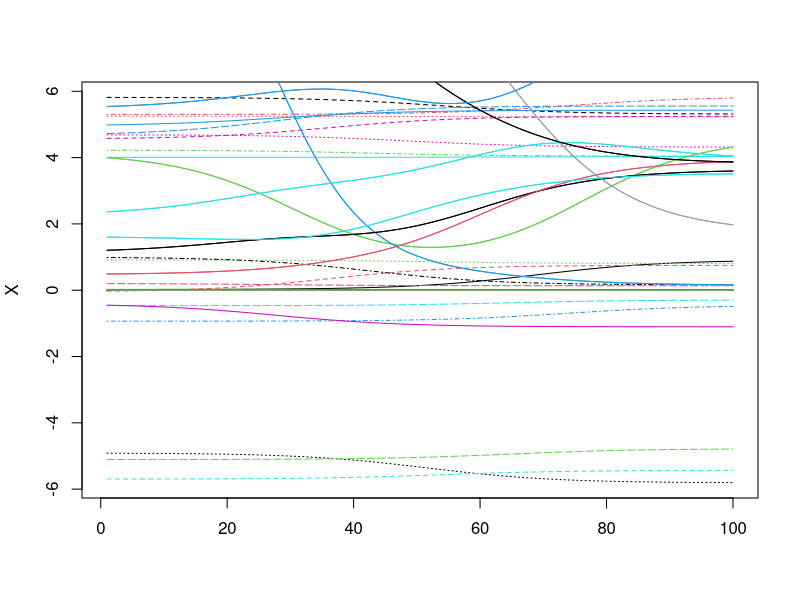

Reproduce this figure in R.
# Params
negBin=F
alpha = 3
# n.iter = 10
p = 10
p.y = p*(p-1)/2
n = 100
# TODO d, and d.true are the same?
d = 2
d.true = d
dd=1
n.clust = 3

time = 1:n

# Init vector with 0
sender.true = rep(0, p)
receiver.true = rep(0, p)
spline.time.true = rep(alpha, n)

# TODO: what is this?
logis=function(time, a, b, c) a*(exp(10*(time/n-b))/(1 + exp(10*(time/n-b)))-.5) + c

# Generate a, b, c from uniform distribution using diffrent parameters
# In particular, c will separate the trajectories into clusters.

# Uniform distribution ruinif(x, min, max)
a = runif(p*d.true, -1, 1)*1
b = rep(runif(p, 0.2, 0.8), d.true)
# Clustering (for what means?)
c.clust=0
if(n.clust>1){
  print("clustering implemented for dimension 2 only")
  c.clust = 5*matrix(c(0,0,1,1,-1,1,-1,-1,1,-1), ncol=2, byrow=T)[rep(1:n.clust, each=floor(p/n.clust) , length.out=p), ]
  c.clust = as.vector(t(c.clust))
}
c = runif(p*d.true,-dd,dd) + c.clust


X=matrix(NA, n, p*d.true)

for(i in 1:(p*d.true))X[, i] = logis(time, a[i], b[i], c[i]) 
# Plot trajectories 
matplot(X, ty="l")


# TODO: no idea? estimating lambda?
lambda.true = array(NA, dim = c(p, p, n))
Y.array = array(NA, dim = c(p, p, n))
for(t in 1:n)for(i in 1:p)for(j in 1:p){
  if( i!=j ){
    lambda.true[i,j,t] = exp(  spline.time.true[t] + sender.true[i] + receiver.true[j] - as.numeric(dist(matrix(X[ t, c((i-1)*d.true + 1:d.true, (j-1)*d.true + 1:d.true) ], ncol = d.true, byrow=T))^2) ) 
    Y.array[ i, j, t] = if(negBin==T){rnbinom( 1, 1, mu=lambda.true[ i, j, t])}else{rpois( 1, lambda.true[ i, j, t])}
  }
}

# plot(time, lambda.true[ 1, 2, ], ylim=c(0, max(Y.array, na.rm = T)), ty="l")

for(i in 1:p)for(j in 1:p){
  if( i!=j ){
    lines(time, lambda.true[ i, j, ], col=i+j)
  }
}

# TODO: go over this again?
Y.kf = matrix( NA, n, p*(p-1)/2 )
lambda.true.sum = matrix(NA, n, p*(p-1)/2) 
for(t in 1:n){
  ii = 1
  for(i in 1:(p-1))for(j in (i+1):p){
    lambda.true.sum[t, ii] = lambda.true[ i, j, t] + lambda.true[ j, i, t]
    Y.kf[t, ii] = Y.array[ i, j, t] + Y.array[ j, i, t]
    ii = ii + 1
  }
}


x_0  = as.vector(matrix( X[ 1, ], nrow=d.true)[1:d, ])
gam.sum.pred.mat = matrix( 2*exp(alpha), n, p*(p-1)/2)  # its twice the rate!!!!!!!

Y.kf.static = apply(Y.kf, 2, sum)
Y.kf.static = matrix(Y.kf.static, nrow=1)
gam.sum.pred.mat.static = matrix( n*2*exp(alpha), 1, p*(p-1)/2)  # its twice the rate!!!!!!!
